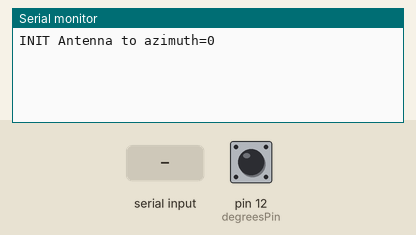
Bench run of a sketch on a simulated Arduino Uno, built with avr-gcc and run on an emulated ATmega328P. Parts: the last lines printed to the serial monitor. Inputs (shaded band) come from the test bench; at power-on: pin 12 (degreesPin) HIGH. EEPROM starts erased.

Above: at 4.2 s.
4.3 s: ";" received over Serial
At 5.5 s:
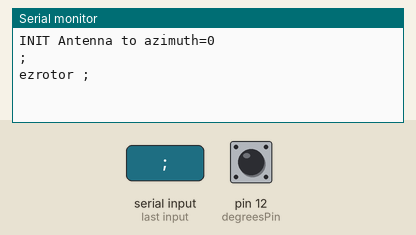
5.8 s: "90;45\n" received over Serial
At 7.1 s:
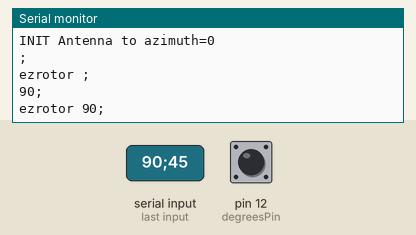

The sketch:

sketch_pstrotator.ino
```cpp
#define IR_SEND_PIN 3
#include <Wire.h>
#include <IRremote.hpp>
#include <EEPROM.h>

// constants
// HEADER max 16 characters
#define HEADER "W9MDB Ham Shack"
#define HEADER2 "RCA Rotor V1.5"
#define HEADER3 "W9MDB 2022-04-01"
// If degreesPin is shorted we'll use 15 degree intervals
const int degreesPin = 12;

//IrSender irSender(sendPin);

#define PARKADDR 0xff

// variables
int degreesPer = 30;  // Use 30 for 360 degree and 15 for 180 degree rotation
int debug = 1;
int azimuth = 0;
int azimuthNew = 0;
int delayTime = 5;
int delayTimeStartup = 0;
int startup = 0; // startup time needs to be added for rotor speed sync
bool moving = 0; // we're moving the antenna
String inputString;
String tmpString;
bool stringComplete;
char ircode='A';

#define PARKED ((unsigned char)0x1f)
#define NOTPARKED ((unsigned char)0x00)

void setup() {
  pinMode(degreesPin, INPUT_PULLUP);
    if (digitalRead(degreesPin) == LOW)
  {
    degreesPer = 15;
  }
  // LCD stuff
  Serial.begin(4800);
  inputString.reserve(8);
  // Wire.begin();
  // lcd.begin(Wire);
  // delay(500);
  // lcd.clear();
  // lcd.print(HEADER2);
  // lcd.setCursor(0,1);
  // lcd.print(HEADER3);
  uint8_t tSendPin = 3;
  IrSender.begin(true, 0);
  delay(3000);

  parked();
  if (!parked())
  {
    park();
  }
  else
  {
    // lcd.clear();
    // lcd.write(HEADER);
    // lcd.setCursor(0,1);
    // lcd.write("Parked");
  }
  EEPROM_writePark(PARKED);
}

bool parked()
{
 unsigned char value;
 EEPROM.get(PARKADDR, value);
 // lcd.print("\nParked="+(String)value);
 return value == PARKED;
}

void park()
{
    // lcd.clear();
    // lcd.write("Park");
    if (debug) Serial.println("INIT Antenna to azimuth=0\r\n");
    IrSender.sendNEC(0x6, 0x10, 0x05);
    azimuth = 340;
    azimuthNew = 0;
}

void EEPROM_writePark(unsigned char value)
{
 EEPROM.put(PARKADDR, value);
}

void sendNEC(unsigned char c1, unsigned char c2, unsigned char c3)
{
  int i;
  noInterrupts();
  delay(100);
  for(i=0;i<5;++i)
  {
    IrSender.sendNEC(c1,c2,c3);
    delay(50);
  }
  interrupts();
}


void serialEvent() {
  while (Serial.available()) {
    char inChar = (char)Serial.read();
    if (inChar == 0x0a || inChar == 0x0d) continue;
    tmpString += inChar;
    // if the incoming character is a newline, set a flag so the main loop can
    // do something about it:
    if (inChar == ';') {
      if (inputString == "")
      {
        setString(tmpString);
        tmpString = "";
      }
      else
      {
        if (debug) Serial.println("Dropping %s" + tmpString);
        tmpString = ""; // drop it if we didn't process last one
      }
    }
  }
}

void setString(String s)
{
  inputString = s;
  stringComplete = true;
}

void ezrotor(String cmd)
{
  int icmd;
  if (debug) Serial.println("ezrotor " + cmd);
  if (sscanf(cmd.c_str(),"AP1%d",&azimuthNew) == 1)
  {
    // bidirectional loop only has to move 0-180
    if (degreesPer == 15) azimuthNew = azimuthNew % 180;
    move(azimuthNew);
    // simulate rotation speed
    ircode = az2char(azimuthNew);
    azimuthNew = (ircode-'A')*degreesPer;
    if (azimuthNew > azimuth) azimuth += 10;
    else azimuth -= 10;
    if (azimuth < 0) azimuth = 0;
    if (abs(azimuth - azimuthNew) < 15) azimuth = azimuthNew;
  }
  else if (sscanf(cmd.c_str(),"AI%d",&icmd)==1)
  {
    char cmd[8];
    switch(icmd)
    {
    case 1:
      sprintf(cmd,";%03d",azimuth);
      Serial.print(cmd);
      break;
    default:
      break;
      // print error to display
    }
  }
  else if (inputString.indexOf(';') > 0)
  {
    inputString = "";
  }
}

// map azimuth to A-L for tuner IR code
char az2char(int azimuth)
{
  char letter;
  if (debug) {Serial.print("azimuth=");Serial.println(azimuth);}
  azimuth = (azimuth+(degreesPer/2))/degreesPer;
  letter = 'A' + (azimuth%12);
  if (debug) {Serial.print(" letter=");Serial.println(letter);}
  return letter;
}

void move(int azimuth)
{
  startup = 1;
  char letter = az2char(azimuth);
  int cmd = 0x04 + (letter - 'A');
  if (debug) {Serial.print("Move to ");Serial.print(azimuth);Serial.print("=");Serial.println(letter);}
  IrSender.sendNEC(0x6, cmd, 5);
  //lcd.setCursor(0,0);
  //lcd.write("                ");
  //lcd.setCursor(0,0);
  // lcd.clear();
  // lcd.write("Move to ");lcd.print(azimuth);lcd.print("  ");
  position();
  EEPROM_writePark(NOTPARKED);
}

void position()
{
  // lcd.setCursor(0,1);
  // lcd.write("Az ");
  // lcd.write(String(azimuth).c_str());
  // lcd.write("  ");
  // lcd.setCursor(10,1);
  // lcd.write("Code=");
  // lcd.write(ircode);
}

void loop() {
  if (stringComplete)
  {
    String myString = inputString;
    stringComplete = false;
    inputString = "";
    if (debug) Serial.println(myString);
    ezrotor(myString);
  }
  if (azimuth < azimuthNew)
  {
    moving = true;
    if (azimuth > azimuthNew) azimuth = azimuthNew;
    azimuth += 1;
    position();
    delay(delayTime+startup*delayTimeStartup);  // timing approximates tuner rotation time
    startup = 0;
  }
  else if (azimuth > azimuthNew)
  {
    moving = true;
    if (azimuth < azimuthNew) azimuth = azimuthNew;
    azimuth -= 1;
    position();
    delay(delayTime+startup*delayTimeStartup);  // timing approximates tuner rotation time
    startup = 0;
  }
  else if (moving)
  {
    moving = false;
    // lcd.setCursor(0,0);
    // lcd.write(HEADER);
  }
  if (azimuth == 0)
  {
    EEPROM_writePark(PARKED);
  }
  else
  {
    EEPROM_writePark(NOTPARKED);
  }
}
```

Measured:
- after the input at 4.3 s, the serial monitor: prints a new line at once (image 1)
- after the input at 5.8 s, the serial monitor: prints a new line at once (image 2)
